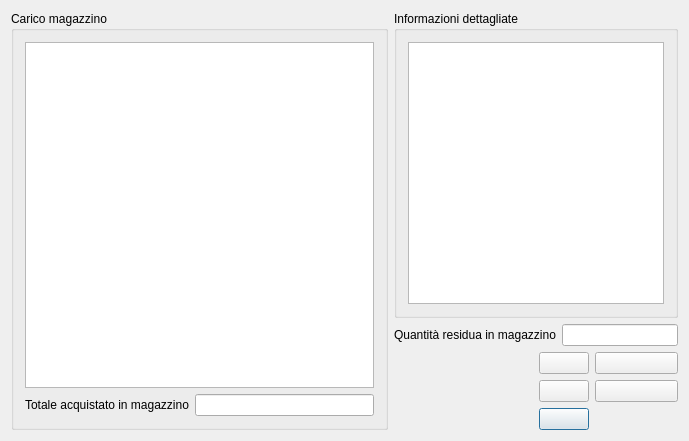
<?xml version="1.0" encoding="UTF-8"?>
<ui version="4.0">
 <class>carico_mag</class>
 <widget class="QDialog" name="carico_mag">
  <property name="geometry">
   <rect>
    <x>0</x>
    <y>0</y>
    <width>689</width>
    <height>441</height>
   </rect>
  </property>
  <property name="windowTitle">
   <string>carico_mag</string>
  </property>
  <layout class="QGridLayout" name="gridLayout_7">
   <item row="0" column="0" rowspan="3">
    <widget class="QGroupBox" name="groupBox">
     <property name="title">
      <string>Carico magazzino</string>
     </property>
     <layout class="QGridLayout" name="gridLayout_3">
      <item row="1" column="0">
       <widget class="QLabel" name="label_2">
        <property name="text">
         <string>Totale acquistato in magazzino</string>
        </property>
       </widget>
      </item>
      <item row="1" column="1">
       <widget class="QLineEdit" name="tot_car"/>
      </item>
      <item row="0" column="0" colspan="2">
       <widget class="QTableView" name="tab_view">
        <attribute name="verticalHeaderDefaultSectionSize">
         <number>15</number>
        </attribute>
       </widget>
      </item>
     </layout>
    </widget>
   </item>
   <item row="1" column="1" colspan="2">
    <layout class="QGridLayout" name="gridLayout_4">
     <item row="0" column="1">
      <widget class="QLineEdit" name="quan"/>
     </item>
     <item row="0" column="0">
      <widget class="QLabel" name="label">
       <property name="text">
        <string>Quantità residua in magazzino</string>
       </property>
      </widget>
     </item>
    </layout>
   </item>
   <item row="0" column="1" colspan="2">
    <widget class="QGroupBox" name="groupBox_2">
     <property name="title">
      <string>Informazioni dettagliate</string>
     </property>
     <layout class="QGridLayout" name="gridLayout_5">
      <item row="1" column="0">
       <widget class="QTextEdit" name="dettagli"/>
      </item>
     </layout>
    </widget>
   </item>
   <item row="2" column="2">
    <layout class="QGridLayout" name="gridLayout_2">
     <item row="2" column="0">
      <widget class="QPushButton" name="pushButton">
       <property name="maximumSize">
        <size>
         <width>50</width>
         <height>50</height>
        </size>
       </property>
       <property name="toolTip">
        <string>Esci</string>
       </property>
       <property name="text">
        <string/>
       </property>
       <property name="icon">
        <iconset resource="../../initdb/images.qrc">
         <normaloff>:/images/dialog-close.png</normaloff>:/images/dialog-close.png</iconset>
       </property>
      </widget>
     </item>
     <item row="1" column="0">
      <widget class="QPushButton" name="ex_csv">
       <property name="maximumSize">
        <size>
         <width>50</width>
         <height>50</height>
        </size>
       </property>
       <property name="toolTip">
        <string>Esporta in excel</string>
       </property>
       <property name="text">
        <string/>
       </property>
       <property name="icon">
        <iconset resource="../biblio.qrc">
         <normaloff>:/images/excel.png</normaloff>:/images/excel.png</iconset>
       </property>
      </widget>
     </item>
     <item row="0" column="0">
      <widget class="QPushButton" name="ex_pdf">
       <property name="maximumSize">
        <size>
         <width>50</width>
         <height>50</height>
        </size>
       </property>
       <property name="toolTip">
        <string>Esporta in pdf</string>
       </property>
       <property name="text">
        <string/>
       </property>
       <property name="icon">
        <iconset resource="../biblio.qrc">
         <normaloff>:/images/pdf.png</normaloff>:/images/pdf.png</iconset>
       </property>
      </widget>
     </item>
     <item row="0" column="1">
      <widget class="QPushButton" name="pr_st">
       <property name="toolTip">
        <string>Stampa</string>
       </property>
       <property name="text">
        <string/>
       </property>
       <property name="icon">
        <iconset resource="../biblio.qrc">
         <normaloff>:/images/document-print.png</normaloff>:/images/document-print.png</iconset>
       </property>
      </widget>
     </item>
     <item row="1" column="1">
      <widget class="QPushButton" name="del_rec">
       <property name="toolTip">
        <string>Elimina</string>
       </property>
       <property name="text">
        <string/>
       </property>
       <property name="icon">
        <iconset resource="../biblio.qrc">
         <normaloff>:/images/edit-delete.png</normaloff>:/images/edit-delete.png</iconset>
       </property>
      </widget>
     </item>
    </layout>
   </item>
   <item row="2" column="1">
    <layout class="QGridLayout" name="gridLayout"/>
   </item>
  </layout>
 </widget>
 <layoutdefault spacing="6" margin="11"/>
 <tabstops>
  <tabstop>quan</tabstop>
  <tabstop>ex_pdf</tabstop>
  <tabstop>pr_st</tabstop>
  <tabstop>ex_csv</tabstop>
  <tabstop>del_rec</tabstop>
  <tabstop>pushButton</tabstop>
  <tabstop>tab_view</tabstop>
  <tabstop>dettagli</tabstop>
  <tabstop>tot_car</tabstop>
 </tabstops>
 <resources>
  <include location="../../initdb/images.qrc"/>
  <include location="../biblio.qrc"/>
 </resources>
 <connections/>
</ui>
